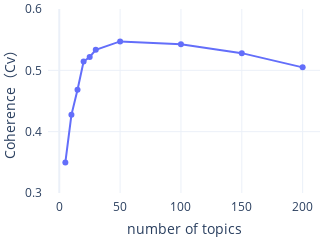

Notebook cell for this chart:
### Code cell
fig = go.Figure()
fig.add_trace(go.Scatter(x=df_score['num_topics'],
                         y=df_score['mallet'],
                         mode='lines+markers',
                         name='score'))
fig.update_layout(title="Topic Coherence Score vs. Number of Topics",
                  xaxis_title="number of topics",
                  yaxis_title="Coherence（Cv）",
                  width=300, height=180)
fig.write_html(os.path.join(FIG_SAVE_DIR, 'topics_coherence.html'))
fig.write_image(os.path.join(FIG_SAVE_DIR, 'topics_coherence.svg'))

fig.update_layout(title="",
                  margin={
                    'l': 20,
                    'r': 0,
                    'b': 0,
                    't': 5,
                    'pad': 5
                  })
fig.update_yaxes(range=[0.3, 0.6])

fig.write_image(os.path.join(PAPER_FIG_DIR, 'topics_coherence.pdf'))
fig.show()

### Figure 1 — Plotly figure (JSON) as saved in the notebook; plotly's stock layout.template omitted (floating-point values rounded to 4 significant figures)
{"data": [{"mode": "lines+markers", "name": "score", "type": "scatter", "x": [5, 10, 15, 20, 25, 30, 50, 100, 150, 200], "y": [0.3499, 0.4275, 0.4683, 0.5144, 0.5217, 0.5335, 0.5471, 0.5426, 0.528, 0.5048]}], "layout": {"height": 180, "margin": {"b": 0, "l": 20, "pad": 5, "r": 0, "t": 5}, "title": {"text": ""}, "width": 300, "xaxis": {"title": {"text": "number of topics"}}, "yaxis": {"range": [0.3, 0.6], "title": {"text": "Coherence（Cv）"}}}}
